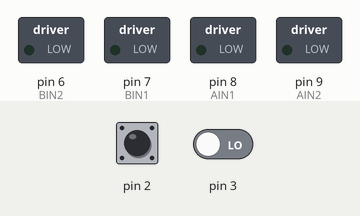
Recording of a sketch running on a simulated Arduino Uno, built with avr-gcc and run on an emulated ATmega328P. On the bench: switched loads named in the sketch (green lamp = pin HIGH). Inputs (shaded band) come from the test bench; at power-on: pin 2 LOW, pin 3 LOW.

Above: at 1.2 s.
1.3 s: pin 2 pulsed HIGH 2 times (0.12 s each, 0.3 s apart)
At 2.3 s:
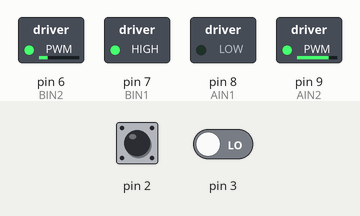
At 4.4 s:
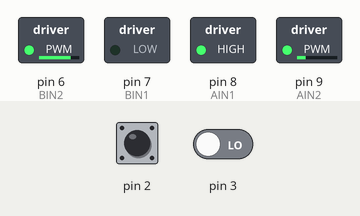
Timing chart, 0 to 5.9 s (numbered marks = the images above; inputs shaded):
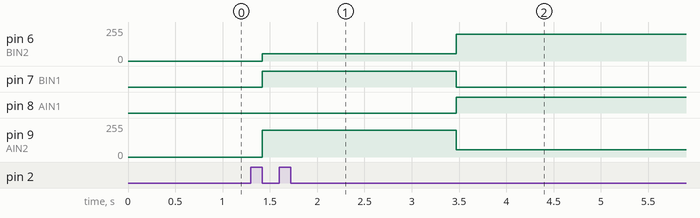

Measured:
- after the input at 1.3 s, pin 6 (BIN2): 0/255 → 55/255 after 0.12 s, → 200/255 2.1 s later; pin 7 (BIN1): LOW → HIGH after 0.12 s, → LOW 2.1 s later; pin 8 (AIN1): LOW → HIGH after 2.2 s instead of 0.70 s; pin 9 (AIN2): 0/255 → 200/255 after 0.12 s, → 55/255 2.1 s later

The sketch:

avoidobstacle.ino
```cpp
// Configuración
void setup()
{
}

// Programa común
void loop()
{
  unsigned long distL = sonar(3);    // invocamos a función de medir distancia
  unsigned long distR = sonar(2);    // invocamos a función de medir distancia
  unsigned long dist = min(distL, distR);

  if (dist<200)
  {
    if (distL<distR)
    {
      drive(200,-200,50);
    }
    else
    {
      drive(-200,200,50);
    }
  }
  else
  {
    drive(200,200,10);
  }

}

//función de movimiento de motores con Arduino UNO y driver TB6612/DRV8833
void drive(int L, int R, int t) //velocidad de las ruedas izquierda y derecha, positivo hacia delante, tiempo en milisegundos
{
  const int AIN2 = 9; // PWMA
  const int AIN1 = 8;
  const int BIN1 = 7;
  const int BIN2 = 6; // PWMB

  pinMode(AIN1,OUTPUT);
  pinMode(AIN2,OUTPUT);
  pinMode(BIN1,OUTPUT);
  pinMode(BIN2,OUTPUT);

  L=constrain(L,-255,255); // evitar valores no válidos para el PWM
  R=constrain(R,-255,255);

  digitalWrite(AIN1, L<0);
  analogWrite(AIN2, L+255*(L<0));
  digitalWrite(BIN1, R<0);
  analogWrite(BIN2, R+255*(R<0));

  delay(t);
}

// funcion de lectura del sensor de ultrasonidos
unsigned long sonar(int trig)
{
  pinMode(trig, OUTPUT);
  digitalWrite(trig,LOW); // trigger envia un pulso ultrasónico
  delayMicroseconds(5);
  digitalWrite(trig, HIGH);
  delayMicroseconds(10);
  pinMode(trig, INPUT);
  unsigned long tiempo=pulseIn(trig, HIGH);    // echo espera a recibir la respuesta
  unsigned long distancia= int(0.17*tiempo);  // fórmula para calcular la distancia
  return distancia;
}
```
